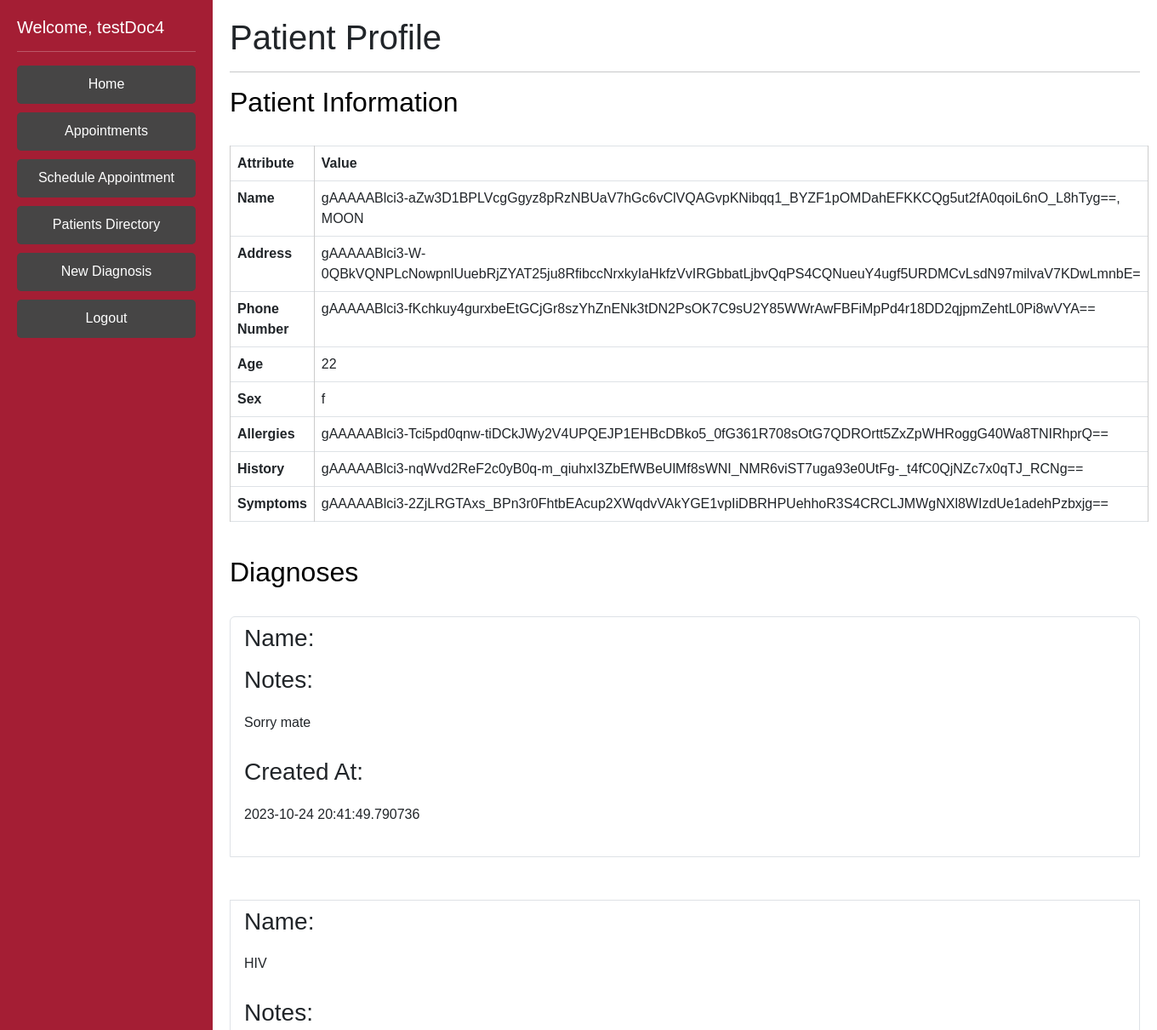
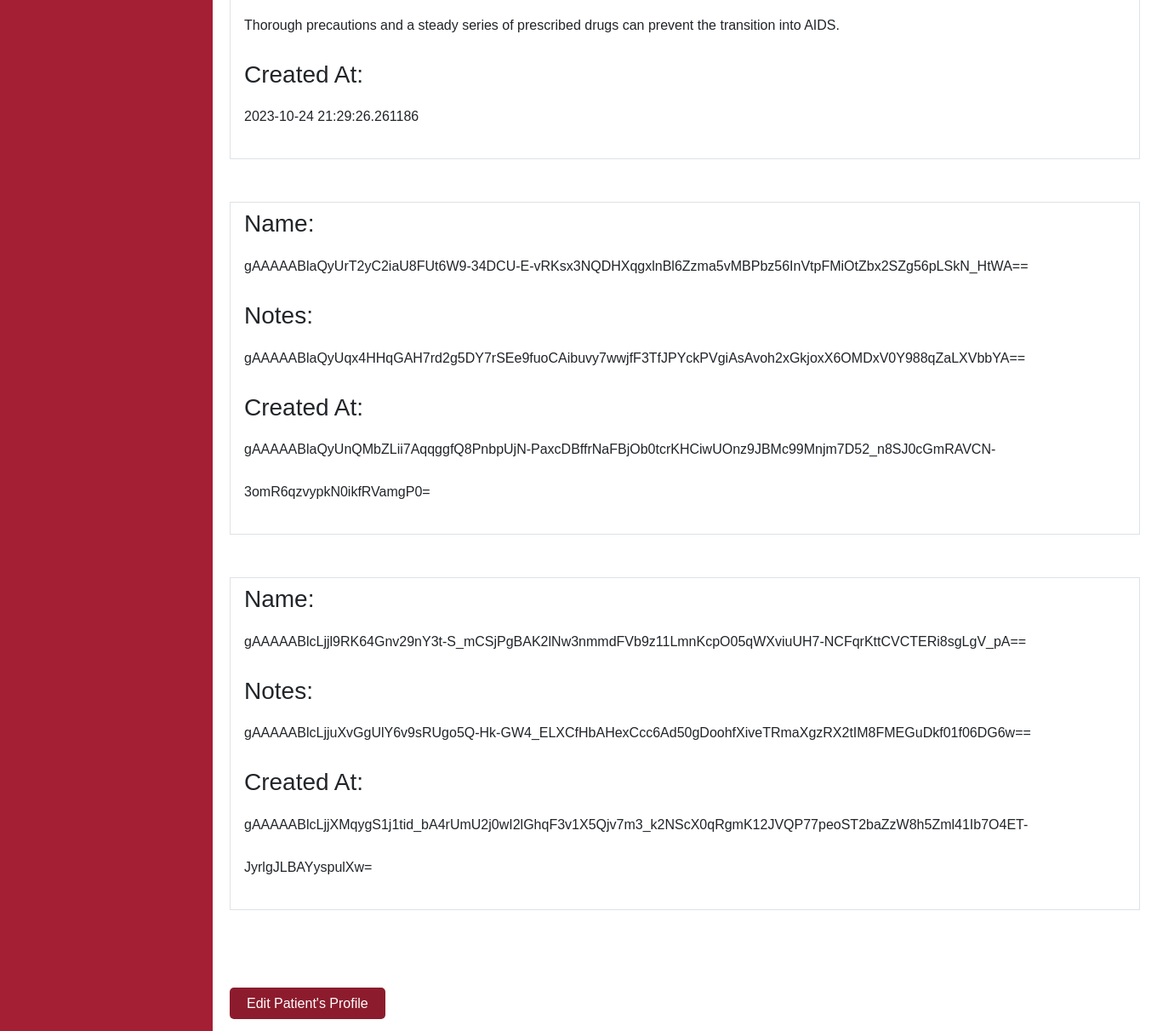
Page /viewProfileDoctor/helloMoon (signed in) on the committed database (2 pictures, top to bottom).
### DoctorPortal/models.py (models this page shows, shortened)
class Patient(AbstractBaseUser):
    phone = EncryptedIntegerField() # 1 (999)-999-9999 11 long
    ssn = EncryptedCharField(unique=True, max_length=9) #ssn should be unique
    address = EncryptedCharField(max_length=200, default= '')
    username = models.CharField(max_length=100, default = '', unique=True)
    password = EncryptedCharField(max_length=25, default='')
    createdAt = EncryptedDateTimeField(auto_now_add=True) # time the patient was created
    lastUpdated = EncryptedDateTimeField(auto_now=True) # time the patient info was last edited
    fname = models.CharField(max_length=50)
    lname = EncryptedCharField(max_length=50)
    sex = models.CharField(max_length=1) # M or F
    symptoms = EncryptedTextField(default='na') #large body of text
    age = models.PositiveIntegerField(validators=[MaxValueValidator(130), MinValueValidator(0)], default=None) # 0 - 130 yrs old
    weight = models.PositiveIntegerField(validators=[MinValueValidator(1), MaxValueValidator(2000)], default=None) # 1-2000lbs
    allergies = EncryptedTextField(default='na') # known allergies
    history = EncryptedTextField(default='na') # the medical history
    otp_verification_secret = models.CharField(max_length=50, default='')
    is_patient = models.BooleanField('patientStatus', default=True)
    is_doctor = models.BooleanField('doctorStatus', default=False)
    objects = PatientManager()
    USERNAME_FIELD = 'username'
    REQUIRED_FIELDS = []

class Diagnosis(models.Model):
    staffUser = models.ForeignKey(Patient, on_delete=models.CASCADE, related_name='diagnosingDoctor', default='')
    patient = models.ForeignKey(Patient, on_delete=models.CASCADE, related_name='diagnosedPatient', default='')
    updaterUsername = models.CharField(max_length=100, default = '')
    diagnosis = EncryptedCharField(max_length=200, default='')
    docNotes = EncryptedTextField(default='na') #large body of text
    lastUpdated = EncryptedDateTimeField(auto_now=True) # time the diagnosis info was last edited
    createdAt = EncryptedDateTimeField(auto_now_add=True) # time the diagnosis was created

### DoctorPortal/views.py (the view)
# urls.py: path('viewProfileDoctor/<str:patientUsername>', views.viewProfileDoctor, name='viewProfileDoctor'),
def viewProfileDoctor(request, patientUsername):
    current_user = request.user
    if (current_user.is_doctor == False):
        return HttpResponseRedirect('/login')
    chosenPatient1 = Patient.objects.filter(username=patientUsername)
    chosenPatient = chosenPatient1[0]
    diagnoses = Diagnosis.objects.filter(patient=chosenPatient)
    return render(request, 'viewProfile_doctor.html', context = {'patient': chosenPatient, 'user': current_user, 'diagnoses': diagnoses})

### DoctorPortal/templates/viewProfile_doctor.html
{% extends 'base_doctor.html' %}
{% block content %}
<div class="jumbotron">
    <h1 class="display-7">Patient Profile</h1>
    <hr class="my-3">
</div>
{% if patient %}
    <div class="patient-details">
        <div class="patient-info">
            <h2>Patient Information</h2><br>
            <table class="table table-bordered">
                <thead>
                    <tr>
                        <th scope="col">Attribute</th>
                        <th scope="col">Value</th>
                    </tr>
                </thead>
                <tbody>
                    <tr>
                        <th scope="row">Name</th>
                        <td>{{ patient.lname }}, {{ patient.fname }}</td>
                    </tr>
                    <tr>
                        <th scope="row">Address</th>
                        <td>{{ patient.address }}</td>
                    </tr>
                    <tr>
                        <th scope="row">Phone Number</th>
                        <td>{{ patient.phone }}</td>
                    </tr>
                    <tr>
                        <th scope="row">Age</th>
                        <td>{{ patient.age }}</td>
                    </tr>
                    <tr>
                        <th scope="row">Sex</th>
                        <td>{{ patient.sex }}</td>
                    </tr>
                    <tr>
                        <th scope="row">Allergies</th>
                        <td>{{ patient.allergies }}</td>
                    </tr>
                    <tr>
                        <th scope="row">History</th>
                        <td>{{ patient.history }}</td>
                    </tr>
                    <tr>
                        <th scope="row">Symptoms</th>
                        <td>{{ patient.symptoms }}</td>
                    </tr>
                </tbody>
            </table>
        </div>
        <div class="patient-diagnoses"><br>
            <h2>Diagnoses</h2><br>
            {% if diagnoses %}
                <ul class="list-group">
                    {% for d in diagnoses %}
                        <li class="list-group-item">
                            <h3>Name:</h3>
                            <p>{{ d.diagnosis }}</p>
                            <h3>Notes:</h3>
                            <p>{{ d.docNotes }}</p>
                            <h3>Created At:</h3>
                            <p>{{ d.createdAt }}</p>
                        </li><br>
                    {% endfor %}
                </ul>
            {% endif %}
        </div>
    </div>
    <br><br>
    <div class="card-action">
        <a href="{% url 'editProfileDoctor' patientUsername=patient.username %}">Edit Patient's Profile</a>
    </div>
{% endif %}
{% endblock content %}

### DoctorPortal/templates/base_doctor.html (shortened to what this page needs)
{% load static %}
<!doctype html>
<html lang="en">
  <head>
		<link href="https://cdn.jsdelivr.net/npm/bootstrap@5.3.0-alpha1/dist/css/bootstrap.min.css" rel="stylesheet">
		<link rel="stylesheet" type="text/css" href="{% static 'styles.css' %}">
	</head>
  <body>
    <div class="sidebar">
      <h5>Welcome, {{ user.get_username }}</h5>
      <hr class="my-3">
			<ul>
				<li><a class="btn btn-danger" style="margin-bottom: 10px;" href="/home">Home</a></li>
				<li><a class="btn btn-danger" style="margin-bottom: 10px;" href="/viewFutureAppointmentsDoctor">Appointments</a></li>
        <li><a class="btn btn-danger" style="margin-bottom: 10px;" href="/scheduleAppointmentDoctor">Schedule Appointment</a></li>
				<li><a class="btn btn-danger" style="margin-bottom: 10px;" href="/viewPatients">Patients Directory</a></li>
				<li><a class="btn btn-danger" style="margin-bottom: 10px;" href="/addDiagnosis">New Diagnosis</a></li>
				<li><a class="btn btn-danger" href="/logoutDoctor">Logout</a></li>
			</ul>
    </div>
    <div class="content">
      {% block content %}{% endblock content %}
    </div>
  </body>
</html>

### DoctorPortal/static/styles.css (style rules this page uses)
body { margin: 0; padding: 0; font-family: Arial, sans-serif; }
.patient-details { color: black; }
.sidebar { position: fixed; top: 0px; left: 0; width: 250px; height: 100%; background-color: #a41e34; color: #fff; padding: 20px; box-sizing: border-box; }
.sidebar ul { margin: 0; padding: 0; list-style: none; }
.sidebar ul li { margin: 0; padding: 0; }
.sidebar ul li a { display: block; color: #fff; padding: 10px; text-decoration: none; border-bottom: 1px solid #8c1c2d; }
.content { margin-left: 250px; padding: 20px; box-sizing: border-box; }
.content h1 { margin-top: 0; }
table { border-collapse: collapse; width: 100%; margin-bottom: 20px; }
table th, table td { padding: 10px; text-align: left; border: 1px solid #ccc; }
table th { background-color: #a41e34; }
.btn { background-color:rgb(70, 69, 69)!important; border-color: rgb(70, 69, 69)!important; border: none; display: inline-block; }
a:link, a:visited { background-color: #8c1c2d; color: #fff; padding: 10px 20px; border-radius: 5px; border: none; cursor: pointer; text-decoration: none; }
ul { margin: 0; line-height: 50px; list-style: none; }

### rows in the picture
Patient: get_username "testDoc4"
Patient: lname "gAAAAABlci3-aZw3D1BPLVcgGgyz8pRzNBUaV7hGc6vClVQAGvpKNibqq1_BYZF1pOMDahEFKKCQg5ut2fA0qoiL6nO_L8hTyg==", fname "MOON", address "gAAAAABlci3-W-0QBkVQNPLcNowpnlUuebRjZYAT25ju8RfibccNrxkyIaHkfzVvIRGbbatLjbvQqPS4CQNueuY4ugf5URDMCvLsdN97milvaV7KDwLmnbE=", phone "gAAAAABlci3-fKchkuy4gurxbeEtGCjGr8szYhZnENk3tDN2PsOK7C9sU2Y85WWrAwFBFiMpPd4r18DD2qjpmZehtL0Pi8wVYA==", age "22", sex "f", allergies "gAAAAABlci3-Tci5pd0qnw-tiDCkJWy2V4UPQEJP1EHBcDBko5_0fG361R708sOtG7QDROrtt5ZxZpWHRoggG40Wa8TNIRhprQ==", history "gAAAAABlci3-nqWvd2ReF2c0yB0q-m_qiuhxI3ZbEfWBeUlMf8sWNI_NMR6viST7uga93e0UtFg-_t4fC0QjNZc7x0qTJ_RCNg==", symptoms "gAAAAABlci3-2ZjLRGTAxs_BPn3r0FhtbEAcup2XWqdvVAkYGE1vpIiDBRHPUehhoR3S4CRCLJMWgNXl8WIzdUe1adehPzbxjg=="
Diagnosis: docNotes "Sorry mate", createdAt "2023-10-24 20:41:49.790736"
Diagnosis: diagnosis "HIV", docNotes "Thorough precautions and a steady series of prescribed drugs can prevent the transition into AIDS.", createdAt "2023-10-24 21:29:26.261186"
Diagnosis: diagnosis "gAAAAABlaQyUrT2yC2iaU8FUt6W9-34DCU-E-vRKsx3NQDHXqgxlnBl6Zzma5vMBPbz56InVtpFMiOtZbx2SZg56pLSkN_HtWA==", docNotes "gAAAAABlaQyUqx4HHqGAH7rd2g5DY7rSEe9fuoCAibuvy7wwjfF3TfJPYckPVgiAsAvoh2xGkjoxX6OMDxV0Y988qZaLXVbbYA==", createdAt "gAAAAABlaQyUnQMbZLii7AqqggfQ8PnbpUjN-PaxcDBffrNaFBjOb0tcrKHCiwUOnz9JBMc99Mnjm7D52_n8SJ0cGmRAVCN-3omR6qzvypkN0ikfRVamgP0="
Diagnosis: diagnosis "gAAAAABlcLjjl9RK64Gnv29nY3t-S_mCSjPgBAK2lNw3nmmdFVb9z11LmnKcpO05qWXviuUH7-NCFqrKttCVCTERi8sgLgV_pA==", docNotes "gAAAAABlcLjjuXvGgUlY6v9sRUgo5Q-Hk-GW4_ELXCfHbAHexCcc6Ad50gDoohfXiveTRmaXgzRX2tIM8FMEGuDkf01f06DG6w==", createdAt "gAAAAABlcLjjXMqygS1j1tid_bA4rUmU2j0wI2lGhqF3v1X5Qjv7m3_k2NScX0qRgmK12JVQP77peoST2baZzW8h5Zml41Ib7O4ET-JyrlgJLBAYyspulXw="
